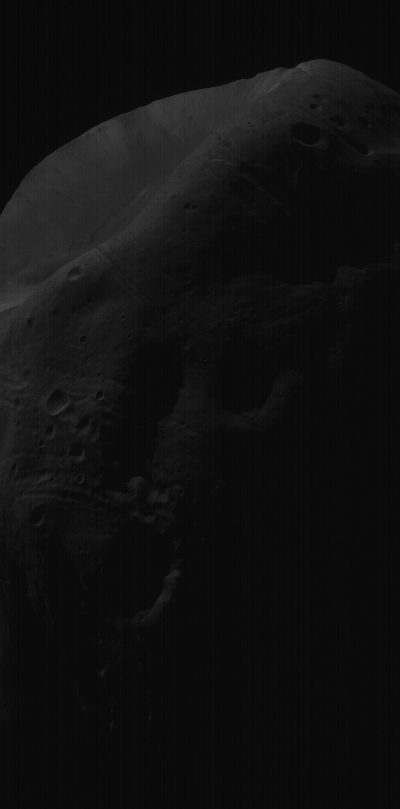
%> input picture histogram_operations/images/phobos.bmp, 400 x 809 px
$ octave Second.m   (GNU Octave 9; MATLAB toolbox functions it lacks are replaced by stand-ins)
%> lines starting %> are read from the running program, lines starting %| are printed output that depends on the picture
%% Part1

clearvars;
close all;
clc;

P1=imread('..images\phobos.bmp');
%> P1 is the input picture: size 809x400 uint8; min 3, max 73, mean 16.1
HE= histeq(P1); % Enhance contrast using histogram equalization
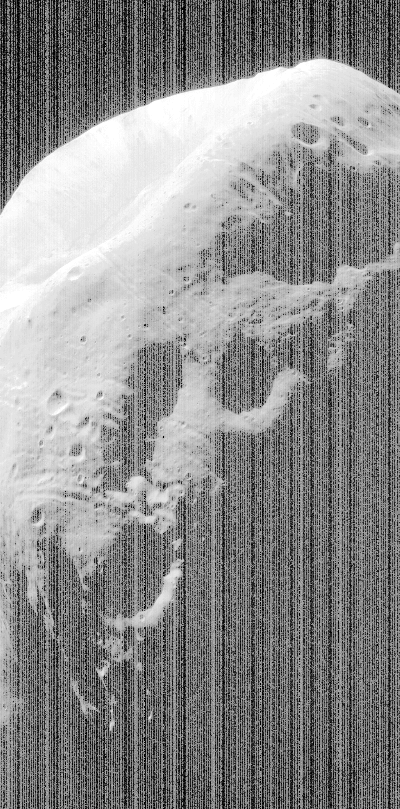
%> HE: size 809x400 uint8; min 0, max 255, mean 140.7

subplot(1,2,1);
imshow(P1)
title("Original");

subplot(1,2,2);
imshow(HE)
title("Histeq");
%% Part2

load desiredHistogram;
HE2=histeq(P1,desiredHistogram) % manually load
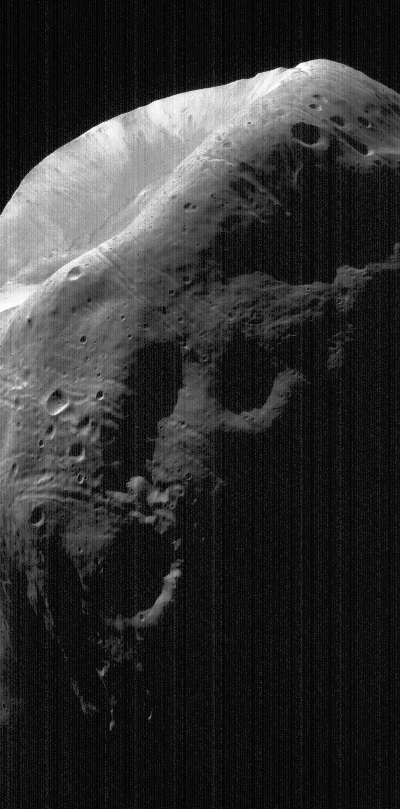
%> HE2: size 809x400 uint8; min 0, max 255, mean 47.7

subplot(1,3,1);
imshow(P1);
title("Original");

subplot(1,3,2);
imshow(HE2);
title("Histeq");

subplot(1,3,3);
imhist(HE2,256);
title("Histogram");
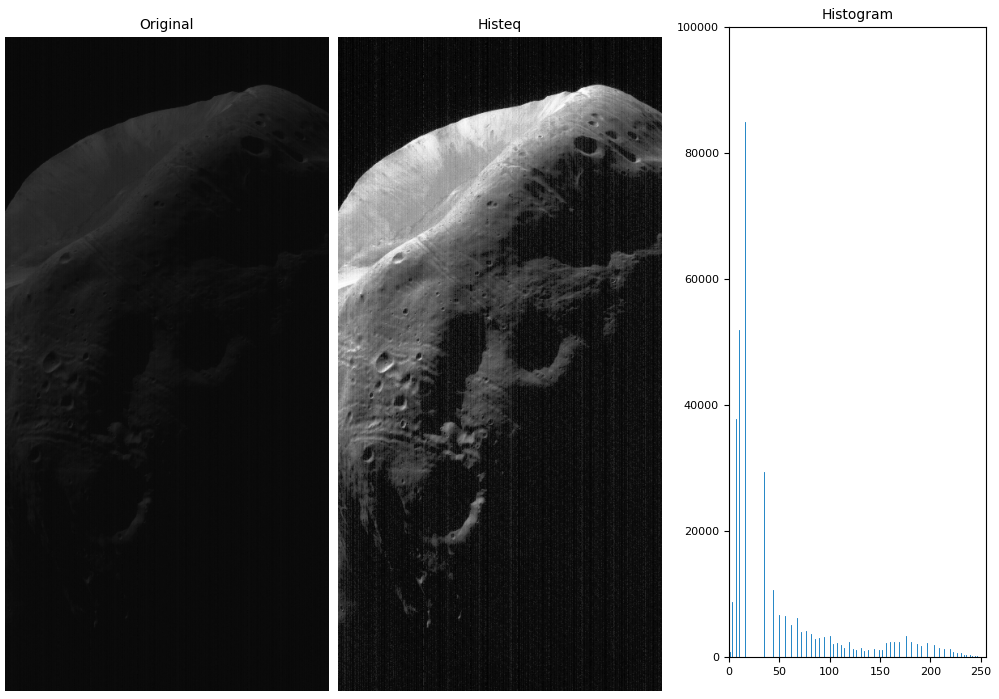
%> figure redrawn from the program's plot data, 3 panels
%% Part3

% compare Strestching, CLAHE, Histeq

HE3 = adapthisteq(P1);
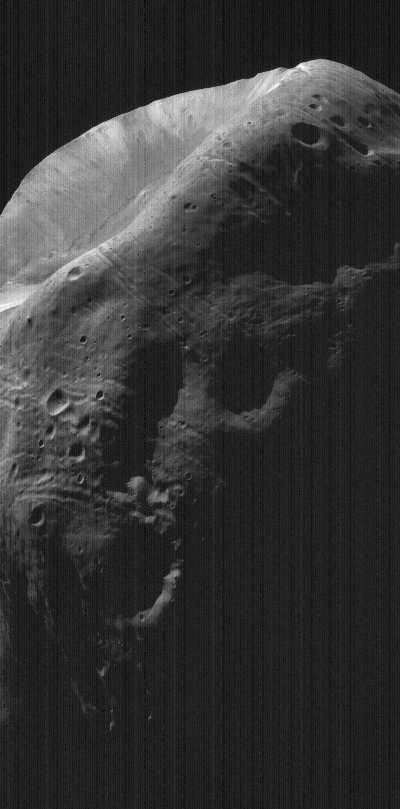
%> HE3: size 809x400 uint8; min 0, max 255, mean 52.1
[H,x]=imhist(P1);
%> H = 256 values, max 84966 at index 12, min 0 at index 1, mean 1264.1; x = 256 values from 0 to 255
C=cumsum(imhist(P1));
%> C = 256 values from 0 to 323600
CR = rescale(C,0,255);
%> CR = 256 values from 0 to 255
x=uint8(x);
H=uint8(H);
%> H = 256 values, max 255 at index 8, min 0 at index 1, mean 53.77
Cres=uint8(CR);
%> Cres = 256 values from 0 to 255
Ilut = intlut(P1,Cres)

HS1=imadjust(P1);
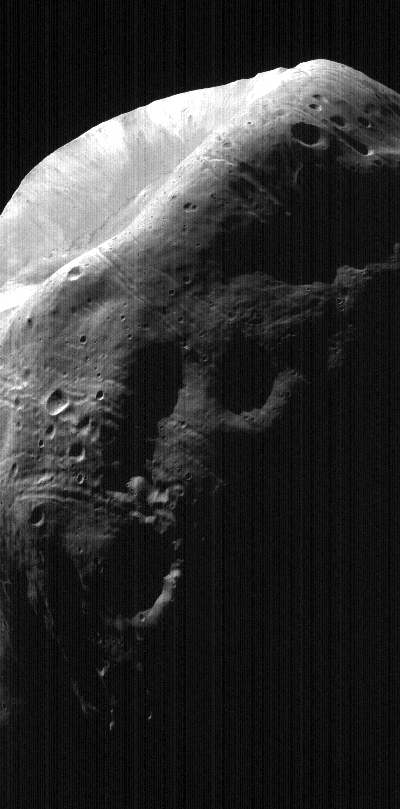
%> HS1: size 809x400 uint8; min 0, max 255, mean 48

subplot(1,3,1);
imshow(Ilut);
title("CLAHE");
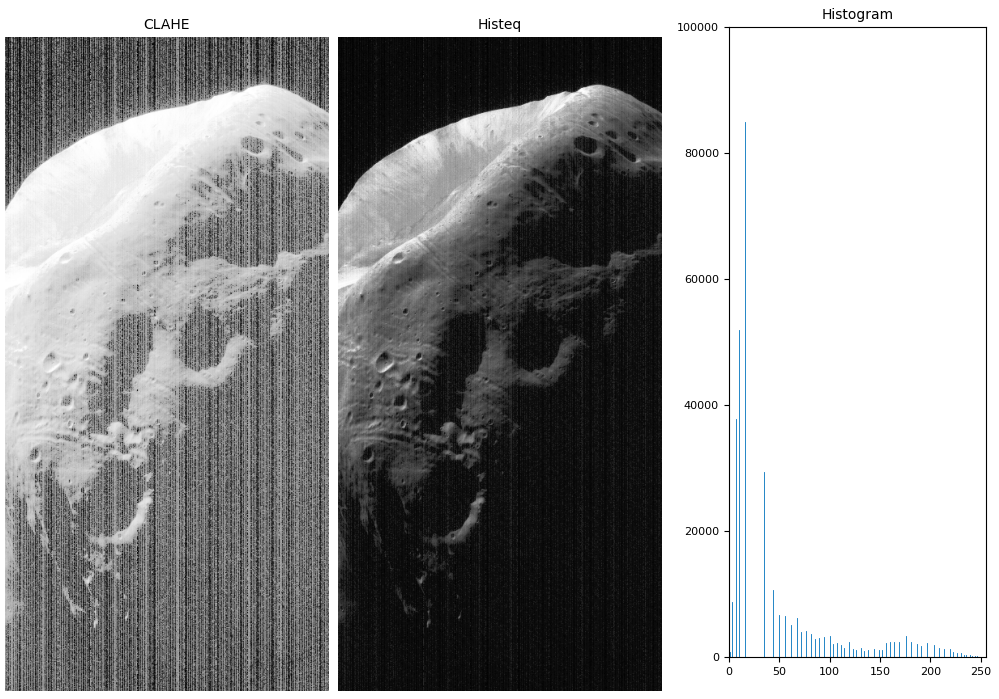
%> figure redrawn from the program's plot data, 3 panels

subplot(1,3,2);
imshow(HS1);
title("Streching");
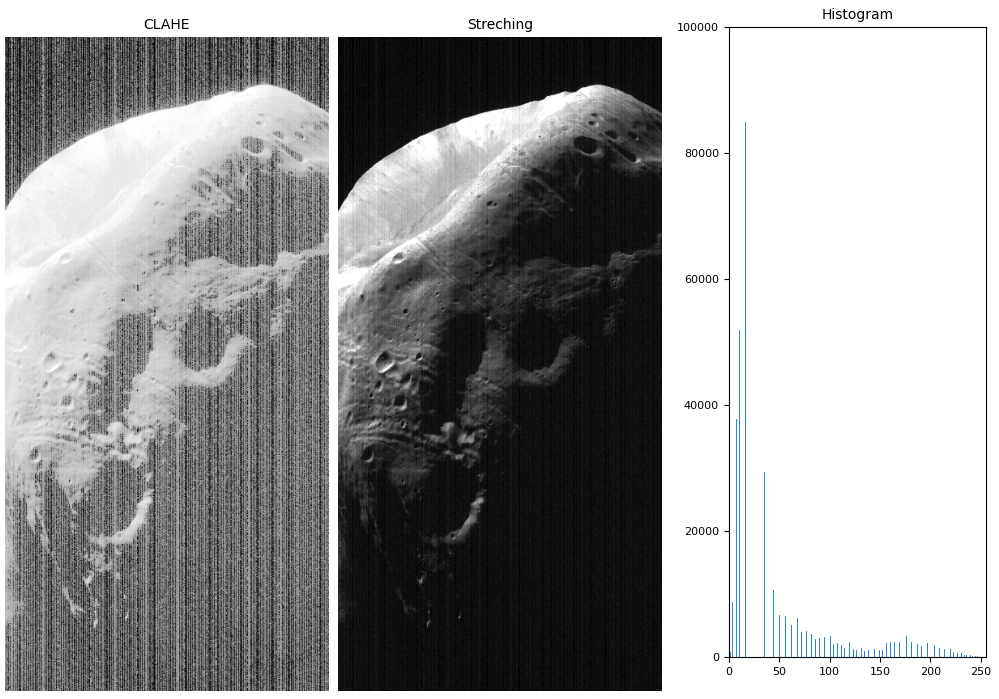
%> figure redrawn from the program's plot data, 3 panels

subplot(1,3,3);
imshow(HE2);
title("Histeq");
